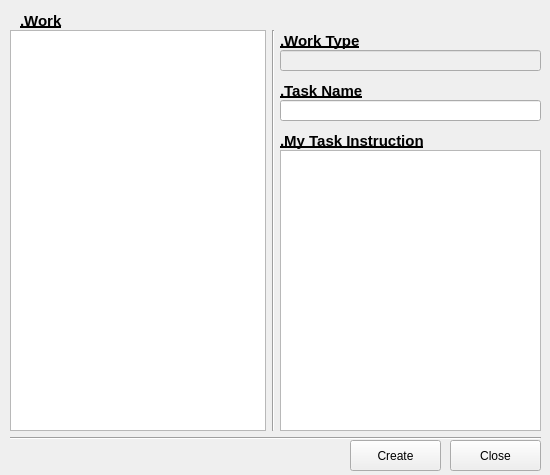
<?xml version="1.0" encoding="UTF-8"?>
<ui version="4.0">
 <class>AddNewTask_Form</class>
 <widget class="QWidget" name="AddNewTask_Form">
  <property name="geometry">
   <rect>
    <x>0</x>
    <y>0</y>
    <width>550</width>
    <height>475</height>
   </rect>
  </property>
  <property name="windowTitle">
   <string>Add New Task</string>
  </property>
  <widget class="QListWidget" name="WorkType_listWidget">
   <property name="geometry">
    <rect>
     <x>10</x>
     <y>30</y>
     <width>256</width>
     <height>401</height>
    </rect>
   </property>
  </widget>
  <widget class="QLabel" name="label">
   <property name="geometry">
    <rect>
     <x>20</x>
     <y>10</y>
     <width>121</width>
     <height>21</height>
    </rect>
   </property>
   <property name="font">
    <font>
     <pointsize>11</pointsize>
     <bold>true</bold>
     <underline>true</underline>
    </font>
   </property>
   <property name="text">
    <string>.Work</string>
   </property>
  </widget>
  <widget class="QLineEdit" name="WorkType_lineEdit">
   <property name="enabled">
    <bool>false</bool>
   </property>
   <property name="geometry">
    <rect>
     <x>280</x>
     <y>50</y>
     <width>261</width>
     <height>21</height>
    </rect>
   </property>
  </widget>
  <widget class="QLabel" name="label_2">
   <property name="geometry">
    <rect>
     <x>280</x>
     <y>30</y>
     <width>121</width>
     <height>21</height>
    </rect>
   </property>
   <property name="font">
    <font>
     <pointsize>11</pointsize>
     <bold>true</bold>
     <underline>true</underline>
    </font>
   </property>
   <property name="text">
    <string>.Work Type</string>
   </property>
  </widget>
  <widget class="QLineEdit" name="TaskName_lineEdit">
   <property name="geometry">
    <rect>
     <x>280</x>
     <y>100</y>
     <width>261</width>
     <height>21</height>
    </rect>
   </property>
   <property name="text">
    <string/>
   </property>
  </widget>
  <widget class="QLabel" name="label_3">
   <property name="geometry">
    <rect>
     <x>280</x>
     <y>80</y>
     <width>121</width>
     <height>21</height>
    </rect>
   </property>
   <property name="font">
    <font>
     <pointsize>11</pointsize>
     <bold>true</bold>
     <underline>true</underline>
    </font>
   </property>
   <property name="text">
    <string>.Task Name</string>
   </property>
  </widget>
  <widget class="QTextEdit" name="TaskInstruction_textEdit">
   <property name="geometry">
    <rect>
     <x>280</x>
     <y>150</y>
     <width>261</width>
     <height>281</height>
    </rect>
   </property>
  </widget>
  <widget class="QLabel" name="label_4">
   <property name="geometry">
    <rect>
     <x>280</x>
     <y>130</y>
     <width>151</width>
     <height>21</height>
    </rect>
   </property>
   <property name="font">
    <font>
     <pointsize>11</pointsize>
     <bold>true</bold>
     <underline>true</underline>
    </font>
   </property>
   <property name="text">
    <string>.My Task Instruction</string>
   </property>
  </widget>
  <widget class="QPushButton" name="pushButton">
   <property name="geometry">
    <rect>
     <x>450</x>
     <y>440</y>
     <width>91</width>
     <height>31</height>
    </rect>
   </property>
   <property name="text">
    <string>Close</string>
   </property>
  </widget>
  <widget class="Line" name="line">
   <property name="geometry">
    <rect>
     <x>263</x>
     <y>30</y>
     <width>21</width>
     <height>401</height>
    </rect>
   </property>
   <property name="orientation">
    <enum>Qt::Orientation::Vertical</enum>
   </property>
  </widget>
  <widget class="QPushButton" name="Create_BT">
   <property name="geometry">
    <rect>
     <x>350</x>
     <y>440</y>
     <width>91</width>
     <height>31</height>
    </rect>
   </property>
   <property name="text">
    <string>Create</string>
   </property>
  </widget>
  <widget class="Line" name="line_2">
   <property name="geometry">
    <rect>
     <x>10</x>
     <y>430</y>
     <width>531</width>
     <height>16</height>
    </rect>
   </property>
   <property name="orientation">
    <enum>Qt::Orientation::Horizontal</enum>
   </property>
  </widget>
 </widget>
 <resources/>
 <connections>
  <connection>
   <sender>pushButton</sender>
   <signal>clicked()</signal>
   <receiver>AddNewTask_Form</receiver>
   <slot>close()</slot>
   <hints>
    <hint type="sourcelabel">
     <x>493</x>
     <y>450</y>
    </hint>
    <hint type="destinationlabel">
     <x>308</x>
     <y>451</y>
    </hint>
   </hints>
  </connection>
 </connections>
</ui>
